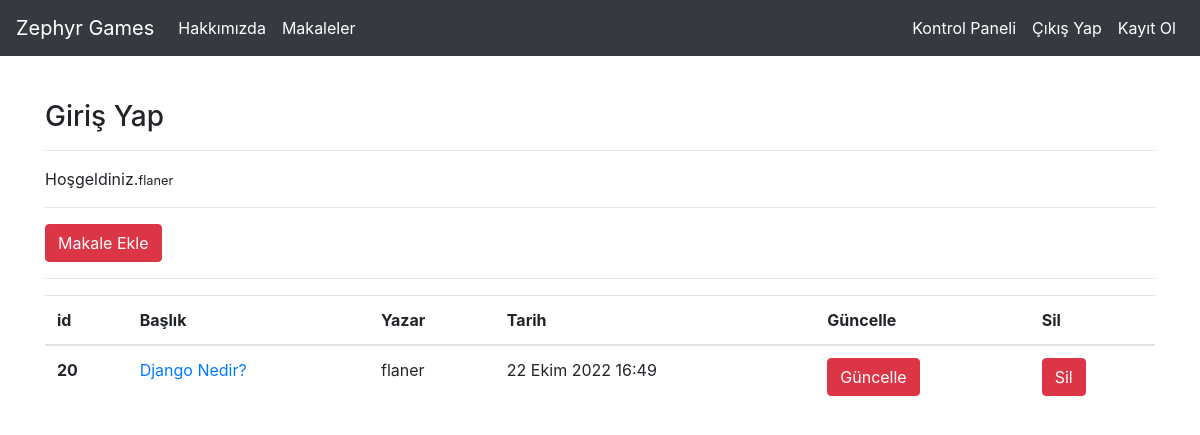
Screenshot of /articles/dashboard/ (signed in) with the database file from the repository.
### article/models.py (models this page shows, shortened)
class Article(models.Model):
    author = models.ForeignKey("auth.user",on_delete = models.CASCADE,verbose_name = "Yazar")
    title = models.CharField(max_length = 50,verbose_name = "Başlık")
    content = RichTextField(verbose_name = "İçerik")
    created_date = models.DateTimeField(auto_now_add = True,verbose_name = "Oluşturulma Tarihi")

### article/views.py (the view)
# urls.py: path('dashboard/',views.dashboard,name = "dashboard"),
@login_required(login_url= "user:login")
def dashboard(request):
    articles = Article.objects.filter(author = request.user)
    context = {
        "articles" : articles
    }
    return render(request,"dashboard.html",context)

### templates/dashboard.html
{% extends "layout.html" %}
{% block body %}
<h3>Giriş Yap</h3>
<hr>
<p>
    Hoşgeldiniz.<small>{{request.user.username}}</small>
</p>
<hr>
<a class = "btn btn-danger" href = "/articles/addarticle">Makale Ekle</a>
<hr>
{% if articles %}
<table class="table">
    <thead>
      <tr>
        <th scope="col">id</th>
        <th scope="col">Başlık</th>
        <th scope="col">Yazar</th>
        <th scope="col">Tarih</th>
        <th scope="col">Güncelle</th>
        <th scope="col">Sil</th>
       </tr>
    </thead>
      <tbody>
          {% for article in articles%}
          <tr>
              <th scope="row">{{article.id}}</th>
              <td><a href = "/articles/article/{{article.id}}">{{article.title}}</a></td>
              <td>{{article.author.username}}</td>
              <td>{{article.created_date}}</td>
              <td><a href = "/articles/update/{{article.id}}" class = "btn btn-danger" >Güncelle</a></td>
              <td><a href = "/articles/delete/{{article.id}}" class = "btn btn-danger" >Sil</a></td>
              {% endfor %}
      </tbody>
  </table>
{% else %}
<div class = "alert alert-danger">
    Henüz bir makaleniz bulunmuyor..
</div>
{% endif %}
{% endblock body %}

### rows the page displays
Article: id "20", title "Django Nedir?", author.username "flaner", created_date "22 Ekim 2022 16:49"

### other values shown
{{ request.user.username }} "flaner"
